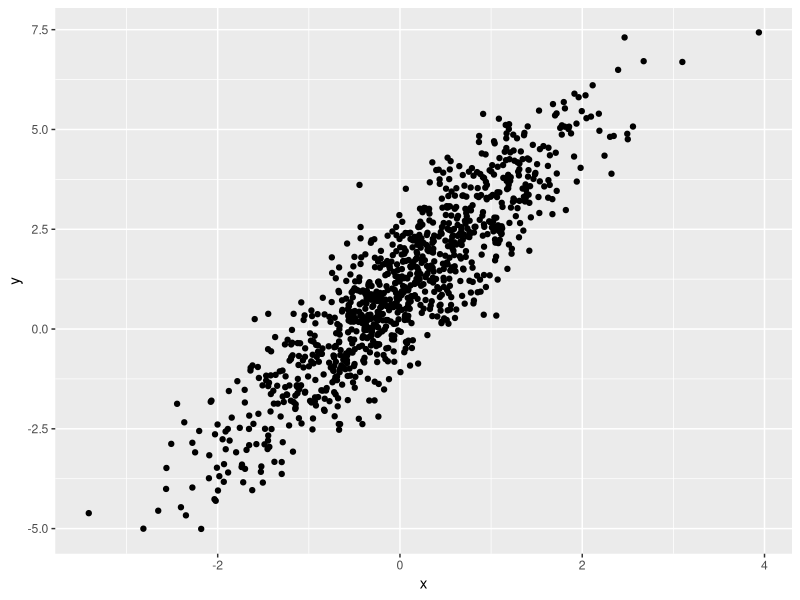

The R source for this figure:
## ---- chunk 1
library(tidyverse)
## ---- chunk 2
samp = rnorm(100)
length(samp)
x=0
## ---- chunk 3
plot_df =
  tibble(
    x = rnorm(n=1000),
    y = 1 + 2 * x + rnorm(n = 1000)
  )

ggplot(plot_df, aes(x = x, y = y)) + geom_point()
